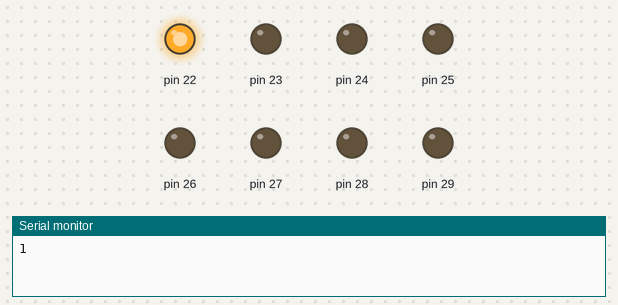
Recording of a sketch running on a simulated Arduino Mega 2560, built with avr-gcc and run on an emulated ATmega2560. Shown: output pins drawn as LEDs (lit = HIGH), the last lines printed to the serial monitor.

Above: at 0.1 s.
At 5.1 s:
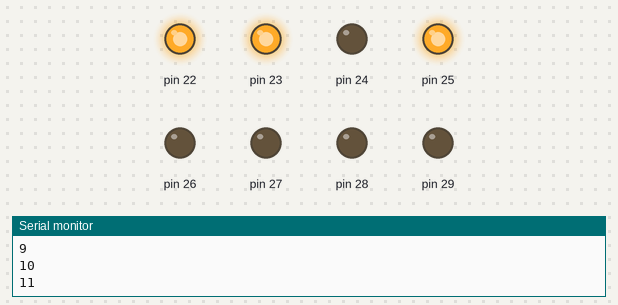
At 10.1 s:
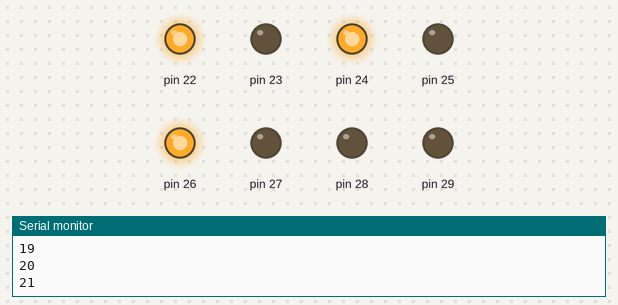
At 20.1 s:
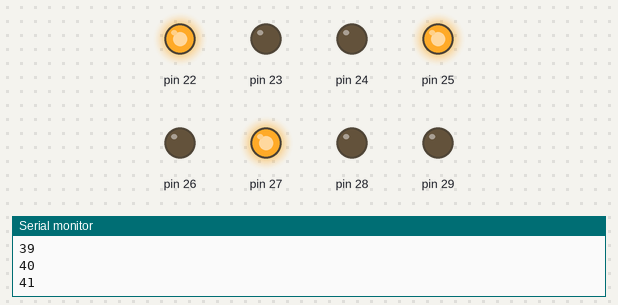
At 30.1 s:
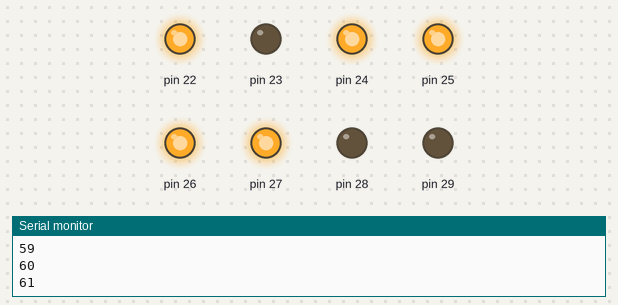
At 39.75 s:
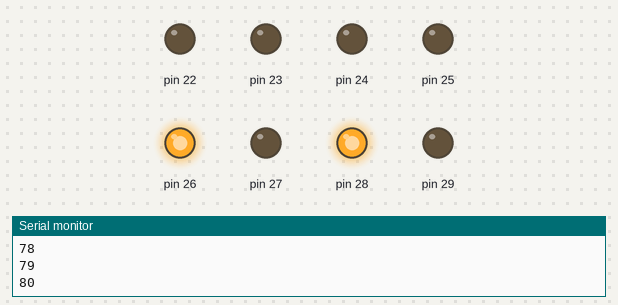
Timing chart, 0 to 40.0 s (numbered marks = the images above):
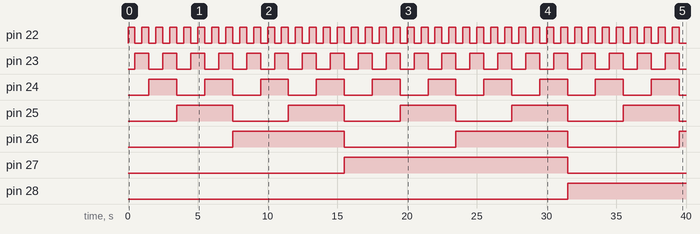

The sketch:

port_register.ino
```cpp
#include <Arduino.h>

int val = B00000000;

void setup() {
  Serial.begin(9600);
  // equivalent to:
  // PORTD = B
  // set pin 22 to 29 (PA0 - PA7) to OUTPUT mode
  DDRA = B11111111;
  // set pin 22 to 29 (PA0 - PA7) to LOW
  PORTA = B00000000;
}

void loop() {
  val = (val + 1) % 256;
  PORTA = val;
  Serial.println(PINA);
  delay(500);
}
```

Measured:
- by itself, pin 22: alternates HIGH for 0.50 s and LOW for 0.50 s
- by itself, pin 23: alternates HIGH for 1.0 s and LOW for 1.0 s
- by itself, pin 24: alternates HIGH for 2.0 s and LOW for 2.0 s
- by itself, pin 25: alternates HIGH for 4.0 s and LOW for 4.0 s
- by itself, pin 26: alternates HIGH for 8.0 s and LOW for 8.0 s
- by itself, pin 27: LOW → HIGH at 15.5 s, → LOW 16.0 s later
- by itself, pin 28: LOW → HIGH at 31.5 s
